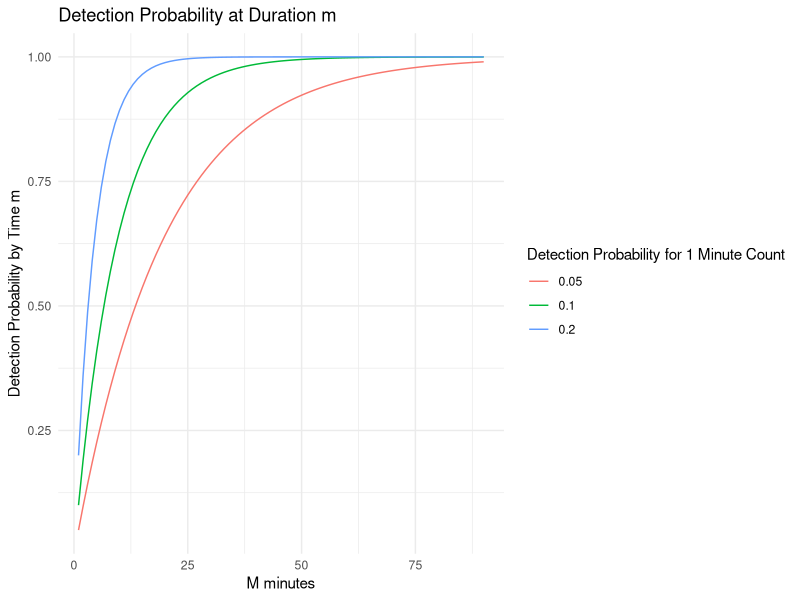
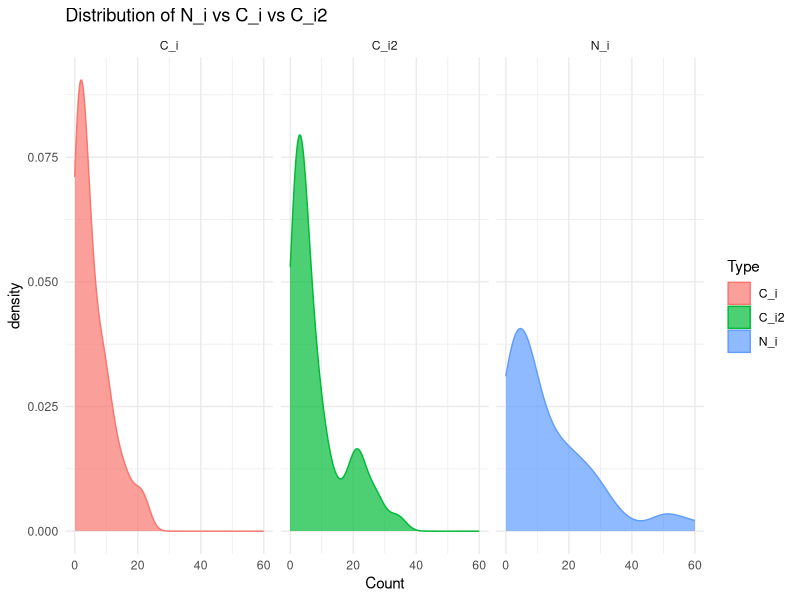

Here is the R script that generated these plots, in order: (Note: this script raises an error after producing the figures.)
## ---- chunk 1
knitr::opts_chunk$set(echo = TRUE)
## ---- chunk 2
library(tidyverse)
library(data.table)
library(matrixStats)
## ---- chunk 3
PredictProbability = function(m, p1m){
  # the way I think about this function is (for the time example): 
  # p1m is the probability of detecting an individual within a 1 min interval 
  # 1-p1m is the probability of not detecting an individual within a 1 min interval
  # (1-p1m)^m is the probability of not detecting an individual at all within m minutes
  # 1-((1-p1m)^m) is the probability of detecting an individual at least once within 
  # m minutes
  p_m = 1-((1-p1m)**m)
  return(p_m)
}
## ---- chunk 4
# let m vary from 1 min to 90 mins
maxMinute = 90
m = 1:maxMinute
# let p_1m vary from a low detection probability to a higher one with 1 min intervals
p_1m = c(0.05,0.1,0.2)
p_1m_col = rep(p_1m, maxMinute)

# make the dataframe of probabilities
dfProbabilityTime = tibble(m=m)
dfProbabilityTime = dfProbabilityTime %>%
  slice(rep(1:n(), each = length(p_1m)))
dfProbabilityTime = dfProbabilityTime%>%
  mutate(p_1m = p_1m_col, 
         p_m = PredictProbability(m,p_1m))

# show results
head(dfProbabilityTime)
ggplot(dfProbabilityTime)+ 
  geom_line(aes(x=m, y = p_m, color = as.factor(p_1m)))+ 
  theme_minimal()+ 
  labs(title = "Detection Probability at Duration m", 
       x = "M minutes", 
       y = "Detection Probability by Time m", 
       color = "Detection Probability for 1 Minute Count")
  
  
## ---- chunk 5
set.seed(1)
n_locations = 50
lambda = 15 # get this number from some data?
locationID = 1:n_locations
#N_i = rpois(n_locations,lambda)
N_i = rnbinom(n_locations, mu = lambda, size= 1)

dfNB = as.data.frame(cbind(locationID, N_i))
head(dfNB)
## ---- chunk 6
set.seed(1)
# produce detection probabilities after duration m
p_1m = 0.1
maxMinute = 5
p = PredictProbability(maxMinute,p_1m)

# model point counts at each site
dfNB$C_i = rbinom(nrow(dfNB), dfNB$N_i, p)
dfNB
## ---- chunk 7
generateZeroInflatedBinomial= function(n,size,detectionProb,psi){
  set.seed(1)
  # generate data assuming P(C_i>0)= \psi
  X = rbinom(n,size,detectionProb)
  
  # generate a Bernoulli distribution to represent whether the site is 
  # occupied or not
  Y = as.numeric(rbernoulli(n,psi))
  
  # return the product of the distributions
  Z = X*Y
  
}
## ---- chunk 8
generateCounts = function(Ni_temp, p_1m, maxTime, psi){
  # find count at end of sampling period
  set.seed(1)
  
  # find detection probability at end of sampling period
  p_duration = PredictProbability(maxTime,p_1m)
  
  # generate a count of how many times we detect each individual in the population 
  # at location i
  sample_count = as.data.frame(generateZeroInflatedBinomial(Ni_temp,maxTime,p_duration,psi))
  colnames(sample_count)="final_count"
  
  # simplify to binary values for summation (ie we detect at least once)
  sample_count$final_count = ifelse(sample_count$final_count>0,1,0)
  final_count = sum(sample_count)
  return(final_count)
}
## ---- chunk 9
p_1m = 0.1 # needs to be the same p_1m I use to generate summarized count data
maxMinute = 5
psi=0.6
dfNB$C_i2 = sapply(dfNB$N_i, generateCounts, p_1m, maxMinute, psi)
## ---- chunk 10
oldNB = dfNB
head(oldNB)
## ---- chunk 11
dfNB %>%
  pivot_longer(cols = c("N_i","C_i","C_i2"), names_to = "Type", values_to = "Value")%>%
  ggplot()+
  geom_density(aes(x=Value, fill = Type,color=Type),alpha=0.7)+
  facet_wrap(~Type)+
  theme_minimal()+
  labs(title="Distribution of N_i vs C_i vs C_i2",x ="Count")
## ---- chunk 12
set.seed(1)
p_1m = 0.1 # needs to be the same p_1m I use to generate summarized count data
maxMinute = 5
psi=0.6
n_locations = 50
lambda = 15 # get this number from some data?
locationID = 1:n_locations
#N_i = rpois(n_locations,lambda)
N_i = rnbinom(n_locations, mu = lambda, size= 1)

dfNB = as.data.frame(cbind(locationID, N_i))
head(dfNB)
## ---- chunk 13
generateZeroInflatedBinomial= function(n,size,detectionProb,psi){
  set.seed(1)
  # generate data assuming P(C_i>0)= \psi
  X = rbinom(n,size,detectionProb)
  
  # generate a Bernoulli distribution to represent whether the site is 
  # occupied or not
  Y = as.numeric(rbernoulli(n,psi))
  
  # return the product of the distributions
  Z = X*Y
  
}
## ---- chunk 14
# generating point counts wi ~ Bin(Ni,p)
generatePointCount = function(Ni,p_1m,maxMinute){
  individuals = 1:Ni
  survey_1 = as.data.frame(individuals)
  #survey_1$locationID = locationID
  
  # generate a binomial distribution of counts, where detection probability 
  # depends on time (maxMinute) 
  for(time in 1:maxMinute){
    p_m = PredictProbability(time,p_1m)
    
    # rbinom(10,1,0.2) not the same as rbinom(1,10,0.2)...
    
    
    # I'm saying each individual is either counted or not (bernoulli)
    # but because I am repeating this Ni times, it should be equal to rbinom(1,Ni,p)
    # when i run examples on R however I don't get this result.... *ask!!*
    # this data is already incremental :)
    set.seed(1)
    sample_count = as.data.frame(rbinom(nrow(survey_1),1,p_m))
    colnames(sample_count)=time
    survey_1 = cbind(survey_1,sample_count)
  }
  
  # do some manipulation to find total point count at the location 
  totalCount= rowSums(survey_1[,as.character(1:maxMinute)])
  totalCount= ifelse(totalCount>0,1,0)
  totalCount = sum(totalCount)
  
  # make the data incremental
  # survey_1_d = copy(survey_1) # make a duplicate to reference
  # for(column in 2:ncol(survey_1_d)){
  #   if(column==2){
  #    next()
  #   } else{
  #     survey_1[,column] = survey_1[,column] -survey_1_d[,column-1]
  #     # case for if previous column was a number but new column is 0
  #     survey_1[,column]= ifelse(survey_1[,column]<0,0,survey_1[,column])
  #   }
  # }
  
  return(list(survey_1,totalCount))
} 
## ---- chunk 15
result = sapply(dfNB$N_i, generatePointCount,p_1m,maxMinute,psi)
dfNB$C_i = unlist(result[2,])
## ---- chunk 16
locationID = 1
finalDF = matrix(NA,0,0)

for (df in 1:length(result[1,])){
  dfTemp = result[1,][[df]]
  dfTemp$locationID = locationID
  
  if(df==1){
    finalDF = dfTemp
  } else {
   finalDF = rbind(finalDF, dfTemp)
  }

  locationID = locationID+1
}
## ---- chunk 17
# first number represents the location, second number represents the individual
finalDF$UniqueIdentifier = paste(finalDF$locationID,finalDF$individuals)

# find cumulative sum
colsUse = as.character(1:maxMinute)
tempdf = as.matrix(finalDF[,colsUse])
tempdf = rowCumsums(tempdf)
tempdf = as.data.frame(tempdf)
colnames(tempdf) = colsUse
head(tempdf)
head(finalDF)
head(dfNB)
## ---- chunk 18
dfNB %>%
  pivot_longer(cols = c("N_i","C_i"), names_to = "CountType", values_to = "Value")%>%
  ggplot()+ 
  geom_density(aes(x=Value, color = CountType, fill = CountType),alpha=0.7)+ 
  facet_wrap(~CountType)+ 
  theme_minimal()+ 
  labs(title = "Distribution of Site Specific Population Values Against Point Counts",
       subtitle = "Point counts follow a binomial distribution")
## ---- chunk 19
tempdf%>%
  pivot_longer(cols = c(colsUse), names_to = "Time", values_to = "Count")%>%
ggplot()+ 
  geom_density(aes(x=Count, fill = Time, color = Time),alpha=0.6)+ 
  facet_wrap(~Time,scales= "free")+ 
  theme_minimal()+
  labs(title= "Cumulative Point Counts by Time Interval")
